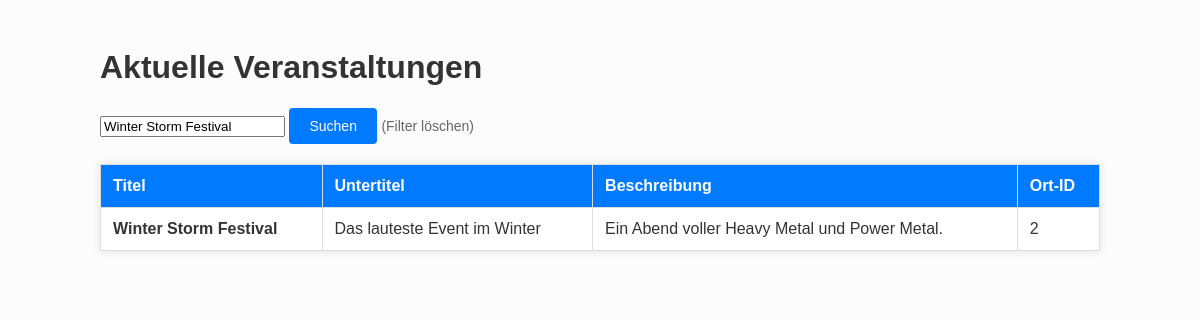
The app's page /index.php?suche=Winter Storm Festival with its own data.
### tables this page shows
create table veranstaltung (
                               veranstaltung_id int auto_increment primary key,
                               titel varchar(100),
                               untertitel varchar(100),
                               beschreibung varchar(255),
                               buchungsportal varchar(100),
                               bild varchar(50),
                               veranstaltungsort_id int,
                               preiskategorie_id int,
                               veranstalter_id int,
                               veranstaltungsart1_id int,
                               veranstaltungskategorie1_id int
);

### src/EventRepository.php (called while the page is built, shortened)
<?php
function sucheVeranstaltungen($link, $suchbegriff) {
    $sql = "SELECT * FROM veranstaltung WHERE titel LIKE ? OR beschreibung LIKE ?";
    $stmt = mysqli_prepare($link, $sql);
    $suchterm = "%" . $suchbegriff . "%";
    mysqli_stmt_bind_param($stmt, "ss", $suchterm, $suchterm);
    mysqli_stmt_execute($stmt);
    $result = mysqli_stmt_get_result($stmt);
    $daten = [];
    while ($row = mysqli_fetch_array($result, MYSQLI_ASSOC)) {
        $daten[] = $row;
    }
    return $daten;
}
?>

### templates/veranstaltungsliste.php (the view)
<div class="container">
    <h1>Aktuelle Veranstaltungen</h1>
    <div class="search-container">
        <form action="index.php" method="GET">
            <input type="text"
                   name="suche"
                   class="search-input"
                   placeholder="Suchen nach..."
                   value="<?php echo isset($_GET['suche']) ? htmlspecialchars($_GET['suche']) : ''; ?>">
            <button type="submit" class="search-btn">
                Suchen
            </button>
            <?php if (isset($_GET['suche']) && $_GET['suche'] !== ''): ?>
                <a href="index.php" class="reset-link">(Filter löschen)</a>
            <?php endif; ?>
        </form>
    </div>
    <?php if (empty($daten)): ?>
        <p>Keine Veranstaltungen gefunden.</p>
    <?php else: ?>
        <table class="event-table">
            <thead>
            <tr>
                <th>Titel</th>
                <th>Untertitel</th>
                <th>Beschreibung</th>
                <th>Ort-ID</th>
            </tr>
            </thead>
            <tbody>
            <?php foreach ($daten as $eintrag): ?>
                <tr>
                    <td>
                        <strong><?php echo htmlspecialchars($eintrag['titel']); ?></strong>
                    </td>
                    <td>
                        <?php echo htmlspecialchars($eintrag['untertitel']); ?>
                    </td>
                    <td>
                        <?php echo htmlspecialchars($eintrag['beschreibung']); ?>
                    </td>
                    <td>
                        <?php echo $eintrag['veranstaltungsort_id']; ?>
                    </td>
                </tr>
            <?php endforeach; ?>
            </tbody>
        </table>
    <?php endif; ?>
</div>

### public/css/styles.css (style rules this page uses)
.container { max-width: 1000px; margin: 0 auto; }
.event-table { width: 100%; border-collapse: collapse; margin-top: 20px; background-color: #fff; box-shadow: 0 0 10px rgba(0,0,0,0.1); }
.event-table th, .event-table td { border: 1px solid #ddd; padding: 12px; text-align: left; }
.event-table th { background-color: #007bff; color: #ffffff; }
.search-container { margin-bottom: 20px; display: flex; align-items: center; gap: 10px; }
.search-btn { padding: 10px 20px; background-color: #007bff; color: white; border: none; border-radius: 4px; cursor: pointer; font-size: 14px; transition: background-color 0.2s; }
.reset-link { color: #666; text-decoration: none; font-size: 14px; }

### records on screen
veranstaltung: titel "Winter Storm Festival", untertitel "Das lauteste Event im Winter", beschreibung "Ein Abend voller Heavy Metal und Power Metal.", veranstaltungsort "2"
